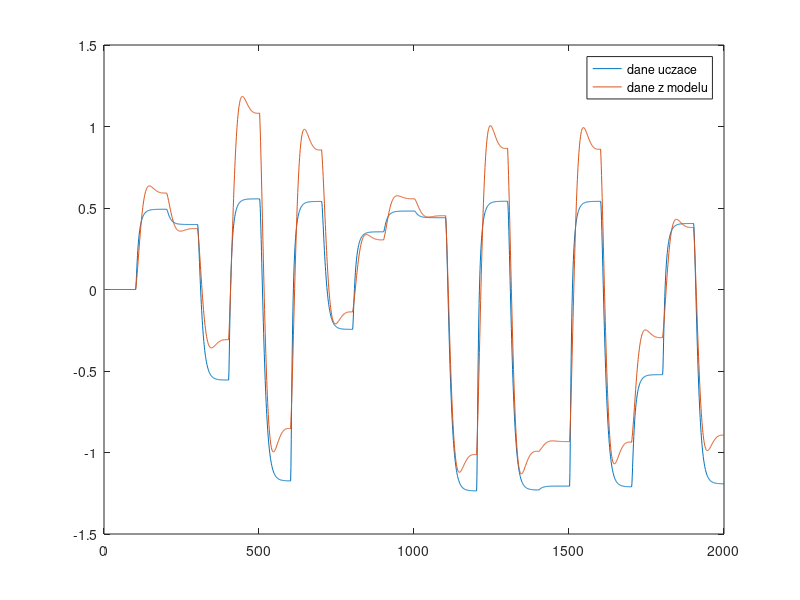
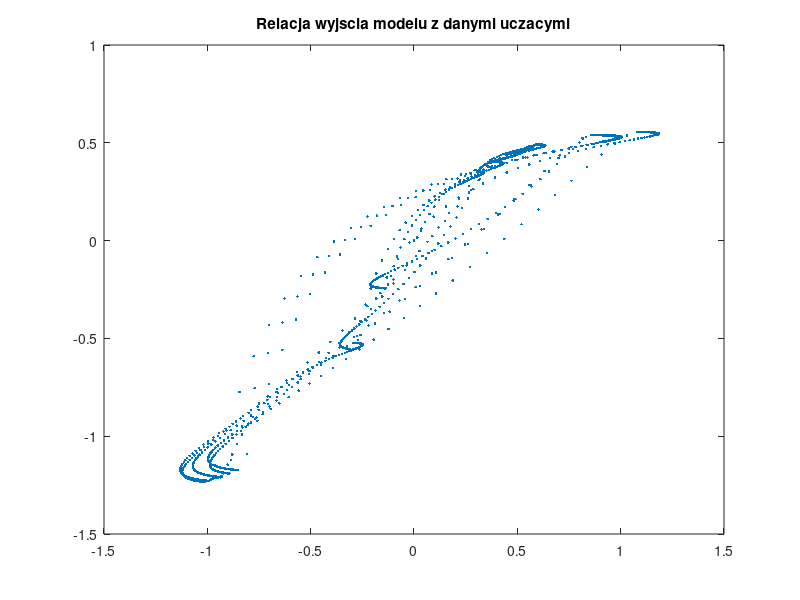
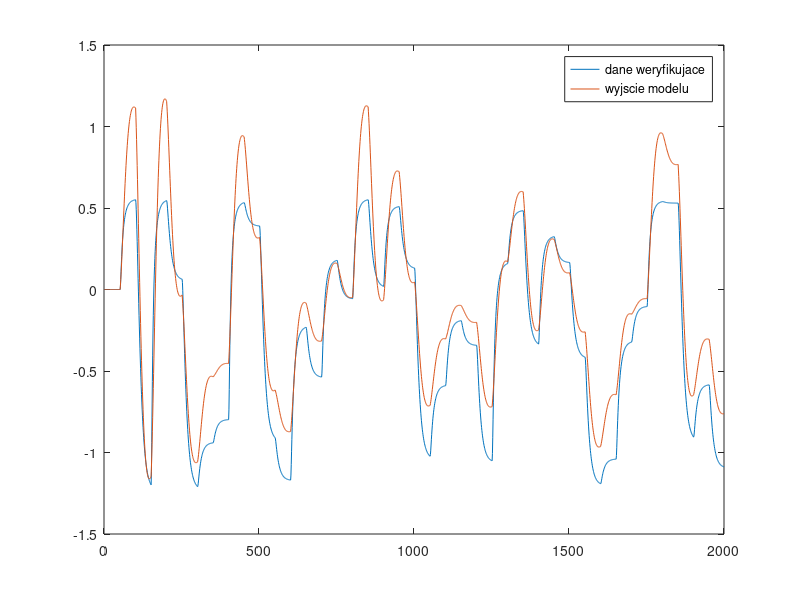
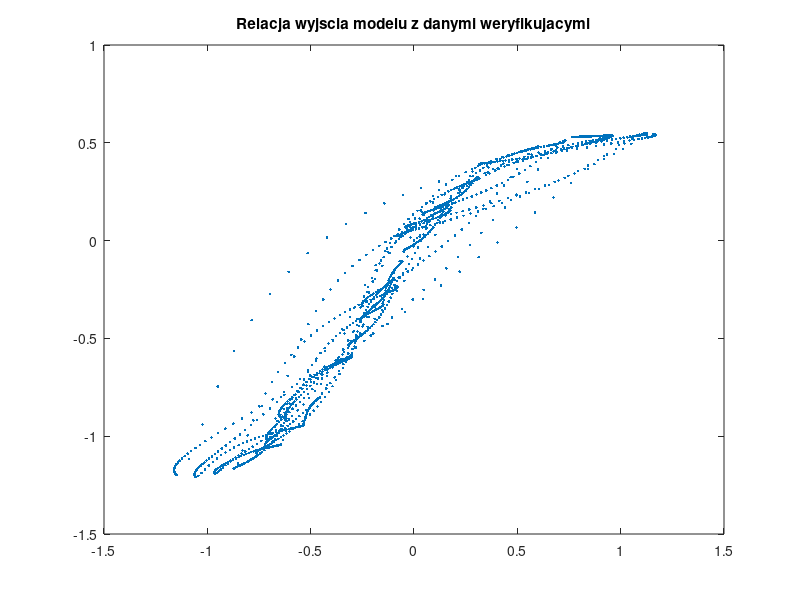

Write the MATLAB code that produced these figures, in order.
load('dane_ucz.mat');

% y=a0+a1x

Stopien=2;

Uucz=u'; Yucz=y';
load('dane_wer.mat');
Uwer=u';Ywer=y';


itEnd =(size(Uucz)) ;
itEnd=itEnd(1);
M=ones(size(Uucz));

k=5;
M=[Uucz(k-3) Uucz(k-4) Yucz(k-1) Yucz(k-2)];
    for k = 6:itEnd
        M=[M;Uucz(k-3) Uucz(k-4) Yucz(k-1) Yucz(k-2)];
    end
Y=Yucz(5:itEnd); 
size(M)
size(Y)
W=M\Y;

%Liczenie punktow
   yp=Yucz; 
   for k=6:itEnd
       yp(k)= W(1)*Uucz(k-3)+W(2)*Uucz(k-4) +  W(3)*yp(k-1)+W(4)*yp(k-2);

   end


yp=yp';

%RYSOWANIE
plot(Yucz);
figure(1);
 hold on
 plot(yp);

 legend("dane uczace","dane z modelu");
 exportgraphics(gca, "MNK_uczace.pdf")
 hold off
 figure
 plot(yp, Yucz, '.')
title("Relacja wyjscia modelu z danymi uczacymi")
exportgraphics(gca, "relacja_modelu_mnk_uczace.pdf")
 
%Weryfikajca
 
itEnd =(size(Uwer)) ;
itEnd=itEnd(1);
yp=Ywer;
   for k=6:itEnd
       yp(k)=W(1)*Uwer(k-3)+W(2)*Uwer(k-4) +  W(3)*yp(k-1)+W(4)*yp(k-2);
   end
yp=yp';
figure(2);
%close();

 plot(Ywer);
 hold on

 plot(yp);
 legend("dane weryfikujace","wyjscie modelu")
  buf='Z2B_wer_Stopien=';
%  buf=[buf mat2str(Stopien) ' wer'];
%  print(buf,'-dpng','-r500');
 exportgraphics(gca, "MNK_weryfikujace.pdf")
 hold off
  figure
 plot(yp, Ywer, '.')
title("Relacja wyjscia modelu z danymi weryfikujacymi")
exportgraphics(gca, "relacja_modelu_mnk_weryfikujace.pdf")
  BladWeryfikacji=0;
 for i=1:itEnd-Stopien
    
    BladWeryfikacji=BladWeryfikacji + (Ywer(i)-yp(i))*(Ywer(i)-yp(i));
    
 end
 BladWeryfikacji


 
